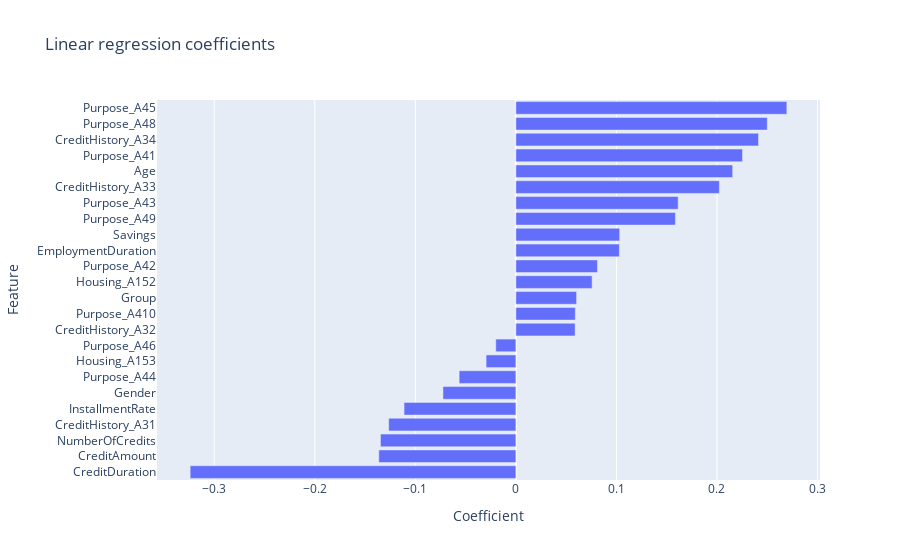

Notebook code cell kept with this figure:
### Code cell
feature_names = pipeline_lr[:-1].get_feature_names_out()

lr_coefs = pd.DataFrame(
    pipeline_lr.named_steps["estimator"].coef_,
    columns=["Coefficients"],
    index=feature_names,
)

fig = px.bar(lr_coefs.sort_values("Coefficients"), orientation="h", title="Linear regression coefficients")
fig.update_layout(xaxis_title="Coefficient", yaxis_title="Feature", showlegend=False)
fig.show()

### Figure 1 — Plotly figure (JSON) as saved in the notebook; plotly's stock layout.template omitted (floating-point values rounded to 4 significant figures)
{"data": [{"alignmentgroup": "True", "hovertemplate": "variable=Coefficients<br>value=%{x}<br>index=%{y}<extra></extra>", "legendgroup": "Coefficients", "marker": {"color": "#636efa", "pattern": {"shape": ""}}, "name": "Coefficients", "offsetgroup": "Coefficients", "orientation": "h", "showlegend": true, "textposition": "auto", "type": "bar", "x": [-0.324, -0.1363, -0.1347, -0.1265, -0.1112, -0.07253, -0.05642, -0.02961, -0.02001, 0.0589, 0.05911, 0.06037, 0.0758, 0.08114, 0.1029, 0.1032, 0.1587, 0.1614, 0.2024, 0.2156, 0.2254, 0.2413, 0.25, 0.2695], "xaxis": "x", "y": ["CreditDuration", "CreditAmount", "NumberOfCredits", "CreditHistory_A31", "InstallmentRate", "Gender", "Purpose_A44", "Housing_A153", "Purpose_A46", "CreditHistory_A32", "Purpose_A410", "Group", "Housing_A152", "Purpose_A42", "EmploymentDuration", "Savings", "Purpose_A49", "Purpose_A43", "CreditHistory_A33", "Age", "Purpose_A41", "CreditHistory_A34", "Purpose_A48", "Purpose_A45"], "yaxis": "y"}], "layout": {"barmode": "relative", "legend": {"title": {"text": "variable"}, "tracegroupgap": 0}, "showlegend": false, "title": {"text": "Linear regression coefficients"}, "xaxis": {"anchor": "y", "domain": [0, 1], "title": {"text": "Coefficient"}}, "yaxis": {"anchor": "x", "domain": [0, 1], "title": {"text": "Feature"}}}}
